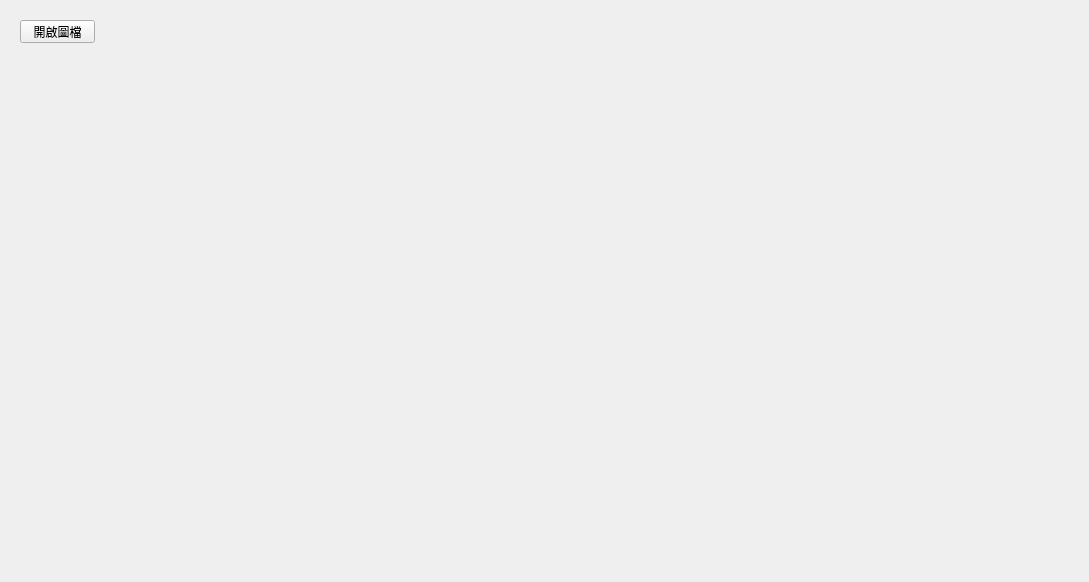
<?xml version="1.0" encoding="UTF-8"?>
<ui version="4.0">
 <class>Widget</class>
 <widget class="QWidget" name="Widget">
  <property name="geometry">
   <rect>
    <x>0</x>
    <y>0</y>
    <width>1089</width>
    <height>582</height>
   </rect>
  </property>
  <property name="windowTitle">
   <string>Widget</string>
  </property>
  <widget class="QPushButton" name="pushButton">
   <property name="geometry">
    <rect>
     <x>20</x>
     <y>20</y>
     <width>75</width>
     <height>23</height>
    </rect>
   </property>
   <property name="text">
    <string>開啟圖檔</string>
   </property>
  </widget>
  <widget class="QLabel" name="label">
   <property name="geometry">
    <rect>
     <x>50</x>
     <y>80</y>
     <width>47</width>
     <height>12</height>
    </rect>
   </property>
   <property name="text">
    <string/>
   </property>
  </widget>
  <widget class="QLabel" name="label_2">
   <property name="geometry">
    <rect>
     <x>260</x>
     <y>80</y>
     <width>192</width>
     <height>108</height>
    </rect>
   </property>
   <property name="text">
    <string/>
   </property>
  </widget>
  <widget class="QLabel" name="label_3">
   <property name="geometry">
    <rect>
     <x>470</x>
     <y>80</y>
     <width>192</width>
     <height>108</height>
    </rect>
   </property>
   <property name="text">
    <string/>
   </property>
  </widget>
  <widget class="QLabel" name="label_4">
   <property name="geometry">
    <rect>
     <x>680</x>
     <y>80</y>
     <width>192</width>
     <height>108</height>
    </rect>
   </property>
   <property name="text">
    <string/>
   </property>
  </widget>
  <widget class="QLabel" name="label_5">
   <property name="geometry">
    <rect>
     <x>890</x>
     <y>80</y>
     <width>192</width>
     <height>108</height>
    </rect>
   </property>
   <property name="text">
    <string/>
   </property>
  </widget>
  <widget class="QLabel" name="label_6">
   <property name="geometry">
    <rect>
     <x>260</x>
     <y>280</y>
     <width>192</width>
     <height>108</height>
    </rect>
   </property>
   <property name="text">
    <string/>
   </property>
  </widget>
  <widget class="QLabel" name="label_7">
   <property name="geometry">
    <rect>
     <x>470</x>
     <y>280</y>
     <width>192</width>
     <height>108</height>
    </rect>
   </property>
   <property name="text">
    <string/>
   </property>
  </widget>
  <widget class="QLabel" name="label_8">
   <property name="geometry">
    <rect>
     <x>680</x>
     <y>280</y>
     <width>192</width>
     <height>108</height>
    </rect>
   </property>
   <property name="text">
    <string/>
   </property>
  </widget>
  <widget class="QLabel" name="label_9">
   <property name="geometry">
    <rect>
     <x>890</x>
     <y>280</y>
     <width>192</width>
     <height>108</height>
    </rect>
   </property>
   <property name="text">
    <string/>
   </property>
  </widget>
  <widget class="QLabel" name="label_10">
   <property name="geometry">
    <rect>
     <x>30</x>
     <y>380</y>
     <width>199</width>
     <height>169</height>
    </rect>
   </property>
   <property name="text">
    <string/>
   </property>
  </widget>
 </widget>
 <layoutdefault spacing="6" margin="11"/>
 <resources/>
 <connections/>
</ui>
